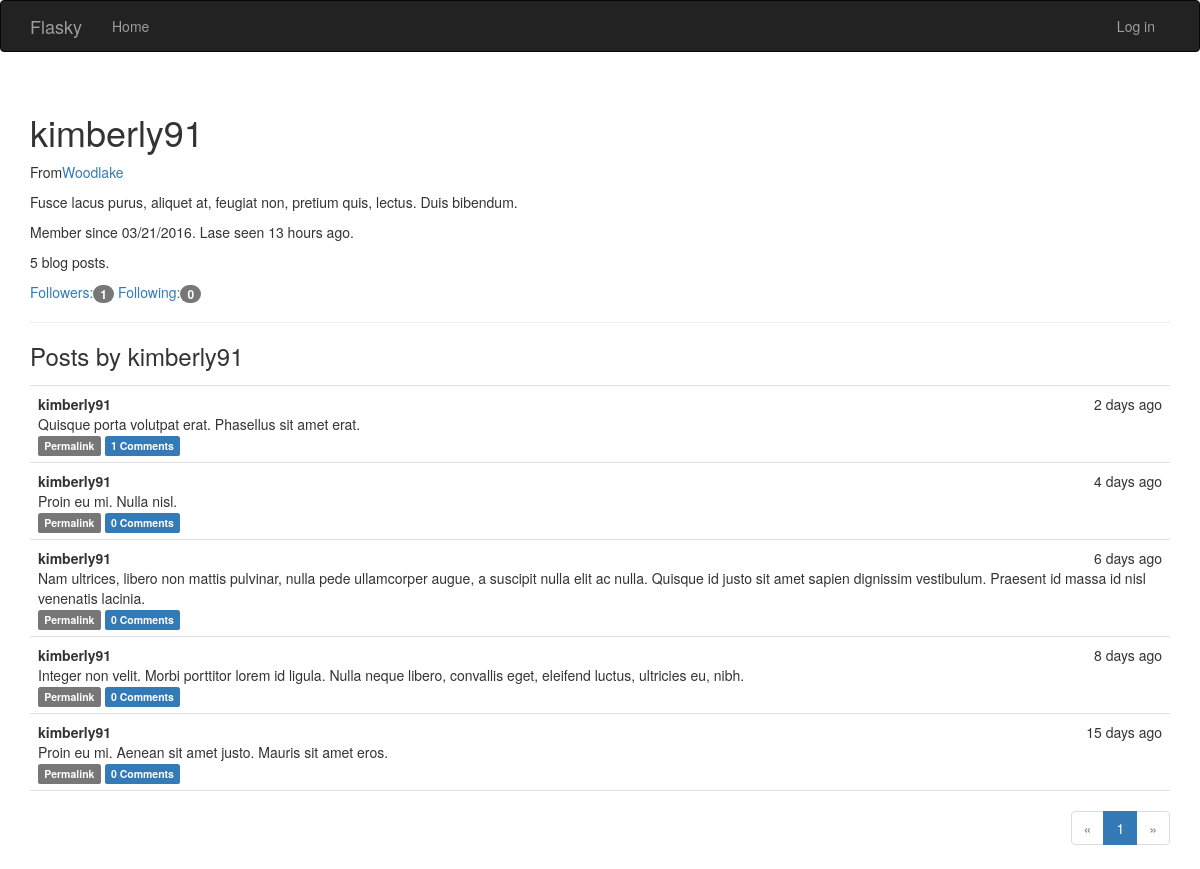
The app's page /user/kimberly91 with its own data.
### app/models.py (models this page shows, shortened)
class User(UserMixin, db.Model):
    __tablename__ = 'users'
    id = db.Column(db.Integer, primary_key=True)
    username = db.Column(db.String(64), unique=True, index=True)
    email = db.Column(db.String(64), unique=True, index=True)
    role_id = db.Column(db.Integer, db.ForeignKey('roles.id'))
    password_hash = db.Column(db.String(128))
    posts = db.relationship('Post', backref='author', lazy='dynamic')
    comments = db.relationship('Comment', backref='author', lazy='dynamic')
    name = db.Column(db.String(64))
    location = db.Column(db.String(64))
    about_me = db.Column(db.Text())
    member_since = db.Column(db.DateTime(), default=datetime.utcnow)
    last_seen = db.Column(db.DateTime(), default=datetime.utcnow)
    followed = db.relationship('Follow',                   #当前用户关注的人
                               foreign_keys=[Follow.follower_id],
                               backref=db.backref('follower', lazy='joined'),
                               lazy='dynamic',
                               cascade='all, delete-orphan')
    followers=db.relationship('Follow',                   #关注当前用户的人
                              foreign_keys=[Follow.followed_id],
                              backref=db.backref('followed', lazy='joined'),
                              lazy='dynamic',
                              cascade='all, delete-orphan')
    @property
    def password(self):
        raise AttributeError('password is not a readable attribute')

class Post(db.Model):
    __tablename__ = 'posts'
    id = db.Column(db.Integer, primary_key=True)
    body = db.Column(db.Text)
    timestamp = db.Column(db.DateTime, index=True, default=datetime.utcnow)
    author_id = db.Column(db.Integer, db.ForeignKey('users.id'))
    comments = db.relationship('Comment', backref='post', lazy='dynamic')

### app/main/views.py (the view)
@main.route('/user/<username>')
def user(username):
    user = User.query.filter_by(username=username).first_or_404()
    page = request.args.get('page', 1, type=int)
    pagination = user.posts.order_by(Post.timestamp.desc()).paginate(
        page, per_page=5, error_out=False)
    posts = pagination.items
    return render_template('user.html', user=user, posts=posts,
                           pagination=pagination)

### app/auth/views.py (called while the page is built)
@auth.before_app_request
def before_request():
    if current_user.is_authenticated:
        current_user.ping()

### app/main/__init__.py (called while the page is built)
@main.app_context_processor
def inject_permissions():
    return dict(Permission=Permission)

### app/models.py (called while the page is built)
    def can(self, permissions):
        return False

    def is_administrator(self):
        return False

### app/templates/user.html (shortened to what this page needs)
{% extends "base.html" %}
{% import "_macros.html" as macros %}
{% block page_content %}
<div class="page-header">
    <div class="profile-header">
        <h1>{{ user.username }}</h1>
        {% if user.name or user.location %}
        <p>
            {% if user.location %}
            From<a href="http://maps.baidu.com/?q={{ user.location }}">{{ user.location }}</a></br>
            {% endif %}
        </p>
        {% endif %}
        {% if user.about_me %}<p>{{ user.about_me }}</p>{% endif %}
        <p>
            Member since {{ moment(user.member_since).format('L') }}.
            Lase seen {{ moment(user.last_seen).fromNow() }}.
        </p>
        <p>{{ user.posts.count() }} blog posts.</p>
        <p>
        <a href="{{ url_for('.followers',username=user.username) }}">
            Followers:<span class="badge">{{ user.followers.count() }}</span>
        </a>
        <a>
            Following:<span class="badge">{{ user.followed.count() }}</span>
        </a>
        </p>
    </div>
</div>
<h3>Posts by {{ user.username }}</h3>
{% include '_posts.html' %}
{% if pagination %}
<div class="pagination">
    {{ macros.pagination_widget(pagination, '.user', username=user.usename) }}
</div>
{% endif %}
{% endblock %}

### app/templates/_posts.html (shortened to what this page needs)
<ul class="posts">
    {% for post in posts %}
    <li class="post">
        <div>
            <div class="post-date">{{ moment(post.timestamp).fromNow() }}</div>
            <div class="post-author">{{ post.author.username }}</div>
            <div class="post-body">{{ post.body }}</div>
            <div>
                <a href="{{ url_for('.post', id=post.id) }}">
                    <span class="label label-default">Permalink</span>
                </a>
                <a href="{{ url_for('.post', id=post.id) }}#comments">
                    <span class="label label-primary">{{ post.comments.count() }} Comments</span>
                </a>
            </div>
        </div>
    </li>
    {% endfor %}
</ul>

### app/static/styles.css (style rules this page uses)
.profile-header { min-height: 0px; margin-left: 0px; }
ul.posts { list-style-type:none; padding: 0px; margin:16px 0px 0px 0px; border-top: 1px solid #e0e0e0; }
ul.posts li.post { padding: 8px; border-bottom: 1px solid #e0e0e0; }
div.post-date { float: right; }
div.post-author { font-weight: bold; }
div.pagination { width: 100%; text-align: right; padding: 0px; margin: 0px; }

### records on screen
User: username "kimberly91", location "Woodlake", about_me "Fusce lacus purus, aliquet at, feugiat non, pretium quis, lectus. Duis bibendum.", member_since "03/21/2016", last_seen "13 hours ago"
Post: timestamp "2 days ago", author.username "kimberly91", body "Quisque porta volutpat erat. Phasellus sit amet erat.", comments.count "1"
Post: timestamp "4 days ago", author.username "kimberly91", body "Proin eu mi. Nulla nisl.", comments.count "0"
Post: timestamp "6 days ago", author.username "kimberly91", body "Nam ultrices, libero non mattis pulvinar, nulla pede ullamcorper augue, a suscipit nulla elit ac nulla. Quisque id justo sit amet sapien dignissim vestibulum. Praesent id massa id nisl venenatis lacinia.", comments.count "0"
Post: timestamp "8 days ago", author.username "kimberly91", body "Integer non velit. Morbi porttitor lorem id ligula. Nulla neque libero, convallis eget, eleifend luctus, ultricies eu, nibh.", comments.count "0"
Post: timestamp "15 days ago", author.username "kimberly91", body "Proin eu mi. Aenean sit amet justo. Mauris sit amet eros.", comments.count "0"

### other values on screen
{{ user.posts.count() }} "5"
{{ user.followers.count() }} "1"
{{ user.followed.count() }} "0"
{{ p }} "1"
